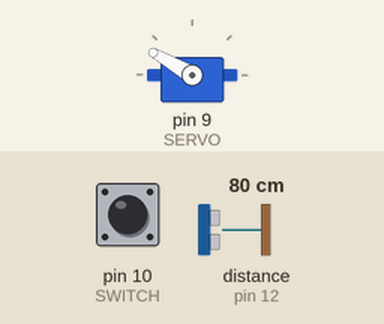
This sketch was run on a simulated Arduino Uno, built with avr-gcc and run on an emulated ATmega328P. On the bench: servo. Wiring (inferred from the names in the program): ultrasonic range finder: trigger pin 11; echo pin 12. Inputs (shaded band) come from the test bench; at power-on: pin 10 (SWITCH) HIGH, distance to the obstacle (sensor on pin 12) 80 cm. The echo pulse lasts 58.3 µs per cm; what the sketch prints to the serial monitor is not drawn.

Above: at 0.2 s.
Timing chart, 0 to 1.9 s (numbered marks = the images above):
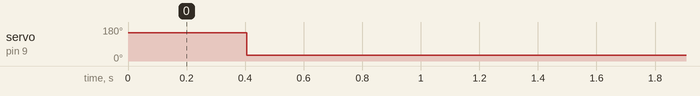

The sketch:

Door.ino
```cpp
#include <Servo.h>
#define SERVO 9
#define SWITCH 10
#define trigPin 11
#define echoPin 12

Servo myServo;
boolean isOpen;
int switchInput;

void setup() {
  Serial.begin(9600);
  myServo.attach(SERVO);
  pinMode(SWITCH, INPUT);
  pinMode(trigPin, OUTPUT);
  pinMode(echoPin, INPUT);
  isOpen = false;
  myServo.write(150);
}

void loop() {
  switchInput = digitalRead(SWITCH);

//manual
//    if (switchInput == LOW) {
//      if (isOpen) {
//        delay(500);
//        myServo.write(30);
//        isOpen = false;
//      } else {
//        delay(500);
//        myServo.write(150);
//        isOpen = true;
//      }
//    }

//auto
  long duration, distance;
  digitalWrite(trigPin, LOW);
  delayMicroseconds(2);
  digitalWrite(trigPin, HIGH);
  delayMicroseconds(10);
  digitalWrite(trigPin, LOW);
  duration = pulseIn(echoPin, HIGH);
  distance = (duration / 2.0) / 29.1;
  Serial.println(distance);
  delay(200);

  if (distance <= 30) {
    delay(200);
    myServo.write(150);
  } else {
    delay(200);
    myServo.write(30);
  }

}
```

Measured:
- by itself, servo on pin 9 (SERVO): 150° → 30° at 0.41 s
